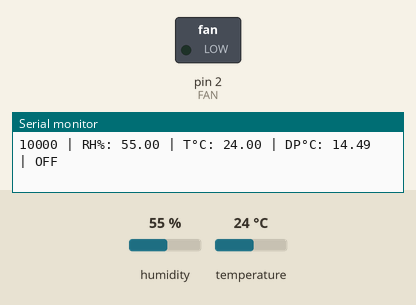
The sketch below on a simulated Arduino Uno, built with avr-gcc and run on an emulated ATmega328P. On the bench: switched loads named in the sketch (green lamp = pin HIGH), the last lines printed to the serial monitor. The test bench sets the inputs (shaded band); at power-on: humidity 55 %, temperature 24 °C.

Above: at 18.0 s.
18.1 s: humidity set to 63 %
33.1 s: humidity set to 66 %
At 40.6 s:
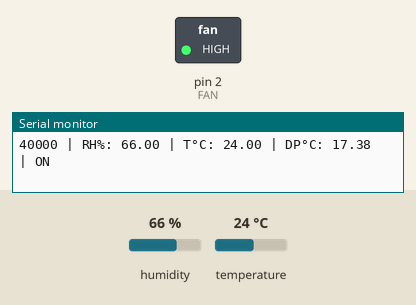
48.1 s: humidity set to 22 %
At 50.6 s:
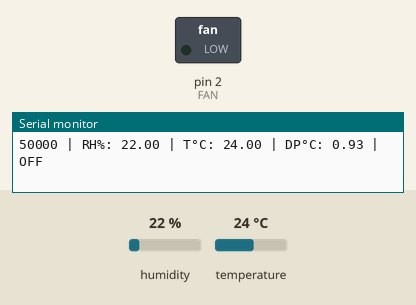
63.1 s: humidity set to 68 %
At 70.6 s:
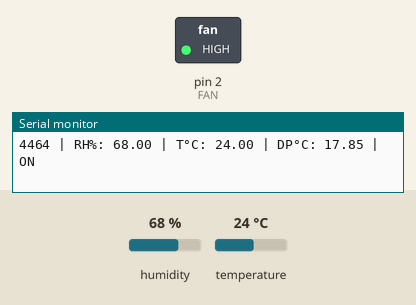
Timing chart, 0 to 72.1 s (numbered marks = the images above; inputs shaded):
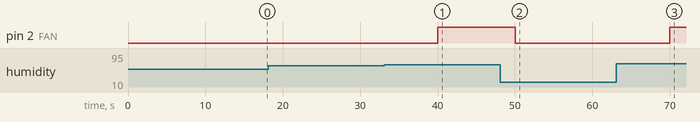

Measured:
- the behaviour switches between 64 and 65 % on humidity (found by bisection; images 0 and 1)
- after the input at 33.1 s, pin 2 (FAN): LOW → HIGH after 6.9 s
- after the input at 48.1 s, pin 2 (FAN): HIGH → LOW after 1.9 s
- after the input at 63.1 s, pin 2 (FAN): LOW → HIGH after 6.9 s

The sketch:

arduino_fanController.ino
```cpp
#include "hardware.h"
#include "software.h"
#include "helpers.h"

static unsigned int currentTime = 0;
static unsigned int time;

DHT dht(DHTPIN, DHTTYPE); //sensor

void setup() {
  pinMode(FAN, OUTPUT); //initialize fan control pin

#ifdef DEBUG
  Serial.begin(BAUDRATE); //initialize serial port
#endif

  dht.begin(); //start sensor library
}

void loop() {
  float h, t, dp;

  time = millis();
  if ((time - currentTime) >= BASICINTERVAL){

    //save time
    currentTime = time;

    //read sensor
    h = dht.readHumidity();
    t = dht.readTemperature();

    //calculate dew point
    dp = dewPoint(h, t);

    //set fan
    if ((t-dp) <= DEWDELTA) {
      digitalWrite(FAN, HIGH);
    } else {
      digitalWrite(FAN, LOW);
    }

#ifdef DEBUG
    Serial.print(time);
    Serial.print(" | RH%: ");
    Serial.print(h);
    Serial.print(" | T°C: ");
    Serial.print(t);
    Serial.print(" | DP°C: ");
    Serial.print(dp);
    (digitalRead(FAN) == HIGH) ? Serial.println(" | ON") : Serial.println(" | OFF");
#endif
  }
}
```

hardware.h
```cpp
//Using https://github.com/adafruit/DHT-sensor-library
#include "DHT.h"
#define FAN 2
#define DHTPIN 4
#define DHTTYPE DHT11
#define BAUDRATE 115200
```

helpers.cpp
```cpp
#include <stdio.h>
#include <math.h>
#include "helpers.h"

//dewPoint calculation routine
float dewPoint(float h, float t) {
    return (t - (14.55 + 0.114 * t) * (1 - (0.01 * h)) - pow(((2.5 + 0.007 * t) * (1 - (0.01 * h))),3) - (15.9 + 0.117 * t) * pow((1 - (0.01 * h)), 14));
}
```

helpers.h
```cpp
float dewPoint(float h, float t);
```

software.h
```cpp
#define DEBUG

#define DEWDELTA 7
#define BASICINTERVAL 10000 //ms between measurements
```
